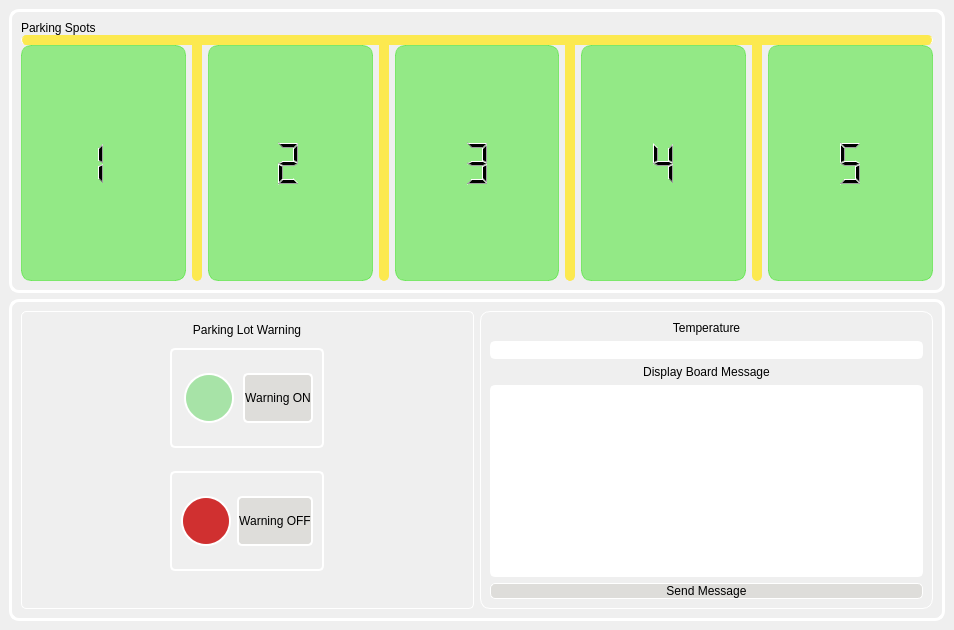
<?xml version="1.0" encoding="UTF-8"?>
<ui version="4.0">
 <class>MainWindow</class>
 <widget class="QMainWindow" name="MainWindow">
  <property name="geometry">
   <rect>
    <x>0</x>
    <y>0</y>
    <width>954</width>
    <height>630</height>
   </rect>
  </property>
  <property name="windowTitle">
   <string>MainWindow</string>
  </property>
  <widget class="QWidget" name="centralwidget">
   <layout class="QVBoxLayout" name="verticalLayout">
    <item>
     <widget class="QFrame" name="parking_spots">
      <property name="sizePolicy">
       <sizepolicy hsizetype="Preferred" vsizetype="Minimum">
        <horstretch>0</horstretch>
        <verstretch>0</verstretch>
       </sizepolicy>
      </property>
      <property name="minimumSize">
       <size>
        <width>0</width>
        <height>0</height>
       </size>
      </property>
      <property name="styleSheet">
       <string notr="true">border-width: 3px;
border-style: solid;
border-color: white;
border-radius: 10px;</string>
      </property>
      <layout class="QVBoxLayout" name="verticalLayout_2">
       <property name="spacing">
        <number>0</number>
       </property>
       <item>
        <widget class="QLabel" name="label_4">
         <property name="styleSheet">
          <string notr="true">border-style: none;</string>
         </property>
         <property name="text">
          <string>Parking Spots</string>
         </property>
        </widget>
       </item>
       <item>
        <widget class="Line" name="line_5">
         <property name="windowModality">
          <enum>Qt::NonModal</enum>
         </property>
         <property name="minimumSize">
          <size>
           <width>0</width>
           <height>10</height>
          </size>
         </property>
         <property name="baseSize">
          <size>
           <width>0</width>
           <height>0</height>
          </size>
         </property>
         <property name="styleSheet">
          <string notr="true">background-color: rgb(252, 233, 79);
border-bottom-color:rgb(252, 233, 79);
border-top-color: rgb(252, 233, 79);
border-width: 1px;
border-style: solid;
border-radius: 5px;
</string>
         </property>
         <property name="frameShadow">
          <enum>QFrame::Plain</enum>
         </property>
         <property name="orientation">
          <enum>Qt::Horizontal</enum>
         </property>
        </widget>
       </item>
       <item>
        <widget class="QWidget" name="widget_3" native="true">
         <property name="styleSheet">
          <string notr="true">border-width:0px;</string>
         </property>
         <layout class="QHBoxLayout" name="horizontalLayout_3">
          <property name="leftMargin">
           <number>0</number>
          </property>
          <property name="topMargin">
           <number>0</number>
          </property>
          <property name="rightMargin">
           <number>0</number>
          </property>
          <property name="bottomMargin">
           <number>0</number>
          </property>
          <item>
           <widget class="QWidget" name="parking_1" native="true">
            <property name="sizePolicy">
             <sizepolicy hsizetype="Preferred" vsizetype="Preferred">
              <horstretch>0</horstretch>
              <verstretch>0</verstretch>
             </sizepolicy>
            </property>
            <property name="contextMenuPolicy">
             <enum>Qt::DefaultContextMenu</enum>
            </property>
            <property name="autoFillBackground">
             <bool>false</bool>
            </property>
            <property name="styleSheet">
             <string notr="true">background-color: rgba(55, 227, 28, 50%);
border-radius: 10px;
border-width: 1px;
border-color:rgba(55, 227, 28, 50%);
</string>
            </property>
            <layout class="QHBoxLayout" name="horizontalLayout_5">
             <item>
              <spacer name="horizontalSpacer_2">
               <property name="orientation">
                <enum>Qt::Horizontal</enum>
               </property>
               <property name="sizeType">
                <enum>QSizePolicy::Preferred</enum>
               </property>
               <property name="sizeHint" stdset="0">
                <size>
                 <width>40</width>
                 <height>20</height>
                </size>
               </property>
              </spacer>
             </item>
             <item>
              <widget class="QLCDNumber" name="p1_lcd">
               <property name="enabled">
                <bool>true</bool>
               </property>
               <property name="sizePolicy">
                <sizepolicy hsizetype="Fixed" vsizetype="MinimumExpanding">
                 <horstretch>0</horstretch>
                 <verstretch>0</verstretch>
                </sizepolicy>
               </property>
               <property name="maximumSize">
                <size>
                 <width>16777215</width>
                 <height>16777215</height>
                </size>
               </property>
               <property name="layoutDirection">
                <enum>Qt::LeftToRight</enum>
               </property>
               <property name="autoFillBackground">
                <bool>false</bool>
               </property>
               <property name="styleSheet">
                <string notr="true">border-style: none;
border-color: none;
background-color: none;</string>
               </property>
               <property name="frameShape">
                <enum>QFrame::NoFrame</enum>
               </property>
               <property name="frameShadow">
                <enum>QFrame::Plain</enum>
               </property>
               <property name="lineWidth">
                <number>1</number>
               </property>
               <property name="midLineWidth">
                <number>0</number>
               </property>
               <property name="smallDecimalPoint">
                <bool>false</bool>
               </property>
               <property name="digitCount">
                <number>1</number>
               </property>
               <property name="segmentStyle">
                <enum>QLCDNumber::Filled</enum>
               </property>
               <property name="value" stdset="0">
                <double>1.000000000000000</double>
               </property>
               <property name="intValue" stdset="0">
                <number>1</number>
               </property>
              </widget>
             </item>
             <item>
              <spacer name="horizontalSpacer">
               <property name="orientation">
                <enum>Qt::Horizontal</enum>
               </property>
               <property name="sizeType">
                <enum>QSizePolicy::Preferred</enum>
               </property>
               <property name="sizeHint" stdset="0">
                <size>
                 <width>60</width>
                 <height>20</height>
                </size>
               </property>
              </spacer>
             </item>
            </layout>
           </widget>
          </item>
          <item>
           <widget class="Line" name="line">
            <property name="windowModality">
             <enum>Qt::NonModal</enum>
            </property>
            <property name="sizePolicy">
             <sizepolicy hsizetype="Fixed" vsizetype="Minimum">
              <horstretch>0</horstretch>
              <verstretch>0</verstretch>
             </sizepolicy>
            </property>
            <property name="minimumSize">
             <size>
              <width>10</width>
              <height>0</height>
             </size>
            </property>
            <property name="styleSheet">
             <string notr="true">background-color: rgb(252, 233, 79);
border-width: 1px;
border-style: solid;
border-color: rgb(252, 233, 79);
border-top-color: rgb(252, 233, 79);
border-bottom-left-radius:  5px;
border-bottom-right-radius: 5px;</string>
            </property>
            <property name="frameShadow">
             <enum>QFrame::Plain</enum>
            </property>
            <property name="orientation">
             <enum>Qt::Vertical</enum>
            </property>
           </widget>
          </item>
          <item>
           <widget class="QWidget" name="parking_2" native="true">
            <property name="sizePolicy">
             <sizepolicy hsizetype="Preferred" vsizetype="Preferred">
              <horstretch>0</horstretch>
              <verstretch>0</verstretch>
             </sizepolicy>
            </property>
            <property name="styleSheet">
             <string notr="true">background-color: rgba(55, 227, 28, 50%);
border-radius: 10px;
border-width: 1px;
border-color:rgba(55, 227, 28, 50%);
</string>
            </property>
            <layout class="QHBoxLayout" name="horizontalLayout_6">
             <item>
              <spacer name="horizontalSpacer_3">
               <property name="orientation">
                <enum>Qt::Horizontal</enum>
               </property>
               <property name="sizeType">
                <enum>QSizePolicy::Preferred</enum>
               </property>
               <property name="sizeHint" stdset="0">
                <size>
                 <width>40</width>
                 <height>20</height>
                </size>
               </property>
              </spacer>
             </item>
             <item>
              <widget class="QLCDNumber" name="p1_lcd_2">
               <property name="enabled">
                <bool>true</bool>
               </property>
               <property name="sizePolicy">
                <sizepolicy hsizetype="Fixed" vsizetype="Minimum">
                 <horstretch>0</horstretch>
                 <verstretch>0</verstretch>
                </sizepolicy>
               </property>
               <property name="layoutDirection">
                <enum>Qt::LeftToRight</enum>
               </property>
               <property name="autoFillBackground">
                <bool>false</bool>
               </property>
               <property name="styleSheet">
                <string notr="true">border-style: none;
border-color: none;
background-color: none;</string>
               </property>
               <property name="frameShape">
                <enum>QFrame::Box</enum>
               </property>
               <property name="frameShadow">
                <enum>QFrame::Plain</enum>
               </property>
               <property name="lineWidth">
                <number>0</number>
               </property>
               <property name="midLineWidth">
                <number>0</number>
               </property>
               <property name="smallDecimalPoint">
                <bool>false</bool>
               </property>
               <property name="digitCount">
                <number>1</number>
               </property>
               <property name="segmentStyle">
                <enum>QLCDNumber::Filled</enum>
               </property>
               <property name="value" stdset="0">
                <double>2.000000000000000</double>
               </property>
               <property name="intValue" stdset="0">
                <number>2</number>
               </property>
              </widget>
             </item>
             <item>
              <spacer name="horizontalSpacer_4">
               <property name="orientation">
                <enum>Qt::Horizontal</enum>
               </property>
               <property name="sizeType">
                <enum>QSizePolicy::Preferred</enum>
               </property>
               <property name="sizeHint" stdset="0">
                <size>
                 <width>45</width>
                 <height>20</height>
                </size>
               </property>
              </spacer>
             </item>
            </layout>
           </widget>
          </item>
          <item>
           <widget class="Line" name="line_2">
            <property name="minimumSize">
             <size>
              <width>10</width>
              <height>0</height>
             </size>
            </property>
            <property name="styleSheet">
             <string notr="true">background-color: rgb(252, 233, 79);
border-width: 1px;
border-style: solid;
border-color: rgb(252, 233, 79);
border-top-color: rgb(252, 233, 79);
border-bottom-left-radius:  5px;
border-bottom-right-radius: 5px;</string>
            </property>
            <property name="orientation">
             <enum>Qt::Vertical</enum>
            </property>
           </widget>
          </item>
          <item>
           <widget class="QWidget" name="parking_3" native="true">
            <property name="styleSheet">
             <string notr="true">background-color: rgba(55, 227, 28, 50%);
border-radius: 10px;
border-width: 1px;
border-color:rgba(55, 227, 28, 50%);
</string>
            </property>
            <layout class="QHBoxLayout" name="horizontalLayout_2">
             <item>
              <spacer name="horizontalSpacer_6">
               <property name="orientation">
                <enum>Qt::Horizontal</enum>
               </property>
               <property name="sizeType">
                <enum>QSizePolicy::Preferred</enum>
               </property>
               <property name="sizeHint" stdset="0">
                <size>
                 <width>40</width>
                 <height>20</height>
                </size>
               </property>
              </spacer>
             </item>
             <item>
              <widget class="QLCDNumber" name="p1_lcd_3">
               <property name="enabled">
                <bool>true</bool>
               </property>
               <property name="sizePolicy">
                <sizepolicy hsizetype="Fixed" vsizetype="Minimum">
                 <horstretch>0</horstretch>
                 <verstretch>0</verstretch>
                </sizepolicy>
               </property>
               <property name="layoutDirection">
                <enum>Qt::LeftToRight</enum>
               </property>
               <property name="autoFillBackground">
                <bool>false</bool>
               </property>
               <property name="styleSheet">
                <string notr="true">border-style: none;
border-color: none;
background-color: none;</string>
               </property>
               <property name="frameShape">
                <enum>QFrame::Box</enum>
               </property>
               <property name="frameShadow">
                <enum>QFrame::Plain</enum>
               </property>
               <property name="lineWidth">
                <number>0</number>
               </property>
               <property name="midLineWidth">
                <number>0</number>
               </property>
               <property name="smallDecimalPoint">
                <bool>false</bool>
               </property>
               <property name="digitCount">
                <number>1</number>
               </property>
               <property name="segmentStyle">
                <enum>QLCDNumber::Filled</enum>
               </property>
               <property name="value" stdset="0">
                <double>3.000000000000000</double>
               </property>
               <property name="intValue" stdset="0">
                <number>3</number>
               </property>
              </widget>
             </item>
             <item>
              <spacer name="horizontalSpacer_5">
               <property name="orientation">
                <enum>Qt::Horizontal</enum>
               </property>
               <property name="sizeType">
                <enum>QSizePolicy::Preferred</enum>
               </property>
               <property name="sizeHint" stdset="0">
                <size>
                 <width>40</width>
                 <height>20</height>
                </size>
               </property>
              </spacer>
             </item>
            </layout>
           </widget>
          </item>
          <item>
           <widget class="Line" name="line_3">
            <property name="minimumSize">
             <size>
              <width>10</width>
              <height>0</height>
             </size>
            </property>
            <property name="styleSheet">
             <string notr="true">background-color: rgb(252, 233, 79);
border-width: 1px;
border-style: solid;
border-color: rgb(252, 233, 79);
border-top-color: rgb(252, 233, 79);
border-bottom-left-radius:  5px;
border-bottom-right-radius: 5px;</string>
            </property>
            <property name="orientation">
             <enum>Qt::Vertical</enum>
            </property>
           </widget>
          </item>
          <item>
           <widget class="QWidget" name="parking_4" native="true">
            <property name="styleSheet">
             <string notr="true">background-color: rgba(55, 227, 28, 50%);
border-radius: 10px;
border-width: 1px;
border-color:rgba(55, 227, 28, 50%);
</string>
            </property>
            <layout class="QHBoxLayout" name="horizontalLayout_7">
             <item>
              <spacer name="horizontalSpacer_8">
               <property name="orientation">
                <enum>Qt::Horizontal</enum>
               </property>
               <property name="sizeType">
                <enum>QSizePolicy::Preferred</enum>
               </property>
               <property name="sizeHint" stdset="0">
                <size>
                 <width>40</width>
                 <height>20</height>
                </size>
               </property>
              </spacer>
             </item>
             <item>
              <widget class="QLCDNumber" name="p1_lcd_4">
               <property name="enabled">
                <bool>true</bool>
               </property>
               <property name="sizePolicy">
                <sizepolicy hsizetype="Fixed" vsizetype="Minimum">
                 <horstretch>0</horstretch>
                 <verstretch>0</verstretch>
                </sizepolicy>
               </property>
               <property name="layoutDirection">
                <enum>Qt::LeftToRight</enum>
               </property>
               <property name="autoFillBackground">
                <bool>false</bool>
               </property>
               <property name="styleSheet">
                <string notr="true">border-style: none;
border-color: none;
background-color: none;</string>
               </property>
               <property name="frameShape">
                <enum>QFrame::Box</enum>
               </property>
               <property name="frameShadow">
                <enum>QFrame::Plain</enum>
               </property>
               <property name="lineWidth">
                <number>0</number>
               </property>
               <property name="midLineWidth">
                <number>0</number>
               </property>
               <property name="smallDecimalPoint">
                <bool>false</bool>
               </property>
               <property name="digitCount">
                <number>1</number>
               </property>
               <property name="segmentStyle">
                <enum>QLCDNumber::Filled</enum>
               </property>
               <property name="value" stdset="0">
                <double>4.000000000000000</double>
               </property>
               <property name="intValue" stdset="0">
                <number>4</number>
               </property>
              </widget>
             </item>
             <item>
              <spacer name="horizontalSpacer_7">
               <property name="orientation">
                <enum>Qt::Horizontal</enum>
               </property>
               <property name="sizeType">
                <enum>QSizePolicy::Preferred</enum>
               </property>
               <property name="sizeHint" stdset="0">
                <size>
                 <width>40</width>
                 <height>20</height>
                </size>
               </property>
              </spacer>
             </item>
            </layout>
           </widget>
          </item>
          <item>
           <widget class="Line" name="line_4">
            <property name="minimumSize">
             <size>
              <width>10</width>
              <height>0</height>
             </size>
            </property>
            <property name="styleSheet">
             <string notr="true">background-color: rgb(252, 233, 79);
border-width: 1px;
border-style: solid;
border-color: rgb(252, 233, 79);
border-top-color: rgb(252, 233, 79);
border-bottom-left-radius:  5px;
border-bottom-right-radius: 5px;</string>
            </property>
            <property name="orientation">
             <enum>Qt::Vertical</enum>
            </property>
           </widget>
          </item>
          <item>
           <widget class="QWidget" name="parking_5" native="true">
            <property name="styleSheet">
             <string notr="true">background-color: rgba(55, 227, 28, 50%);
border-radius: 10px;
border-width: 1px;
border-color:rgba(55, 227, 28, 50%);
</string>
            </property>
            <layout class="QHBoxLayout" name="horizontalLayout_8">
             <item>
              <spacer name="horizontalSpacer_9">
               <property name="orientation">
                <enum>Qt::Horizontal</enum>
               </property>
               <property name="sizeType">
                <enum>QSizePolicy::Preferred</enum>
               </property>
               <property name="sizeHint" stdset="0">
                <size>
                 <width>40</width>
                 <height>20</height>
                </size>
               </property>
              </spacer>
             </item>
             <item>
              <widget class="QLCDNumber" name="p1_lcd_5">
               <property name="enabled">
                <bool>true</bool>
               </property>
               <property name="sizePolicy">
                <sizepolicy hsizetype="Fixed" vsizetype="Minimum">
                 <horstretch>0</horstretch>
                 <verstretch>0</verstretch>
                </sizepolicy>
               </property>
               <property name="layoutDirection">
                <enum>Qt::LeftToRight</enum>
               </property>
               <property name="autoFillBackground">
                <bool>false</bool>
               </property>
               <property name="styleSheet">
                <string notr="true">border-style: none;
border-color: none;
background-color: none;</string>
               </property>
               <property name="frameShape">
                <enum>QFrame::Box</enum>
               </property>
               <property name="frameShadow">
                <enum>QFrame::Plain</enum>
               </property>
               <property name="lineWidth">
                <number>0</number>
               </property>
               <property name="midLineWidth">
                <number>0</number>
               </property>
               <property name="smallDecimalPoint">
                <bool>false</bool>
               </property>
               <property name="digitCount">
                <number>1</number>
               </property>
               <property name="segmentStyle">
                <enum>QLCDNumber::Filled</enum>
               </property>
               <property name="value" stdset="0">
                <double>5.000000000000000</double>
               </property>
               <property name="intValue" stdset="0">
                <number>5</number>
               </property>
              </widget>
             </item>
             <item>
              <spacer name="horizontalSpacer_10">
               <property name="orientation">
                <enum>Qt::Horizontal</enum>
               </property>
               <property name="sizeType">
                <enum>QSizePolicy::Preferred</enum>
               </property>
               <property name="sizeHint" stdset="0">
                <size>
                 <width>40</width>
                 <height>20</height>
                </size>
               </property>
              </spacer>
             </item>
            </layout>
           </widget>
          </item>
         </layout>
        </widget>
       </item>
      </layout>
     </widget>
    </item>
    <item>
     <widget class="QFrame" name="frame_3">
      <property name="styleSheet">
       <string notr="true">border-width: 3px;
border-color: white;
border-style: solid;
border-radius: 10px;</string>
      </property>
      <property name="frameShape">
       <enum>QFrame::Box</enum>
      </property>
      <layout class="QHBoxLayout" name="horizontalLayout">
       <item>
        <widget class="QFrame" name="frame_4">
         <property name="styleSheet">
          <string notr="true">border-radius: 5px;border-style: solid;border-color: white;border-width:1px;</string>
         </property>
         <property name="frameShape">
          <enum>QFrame::WinPanel</enum>
         </property>
         <property name="frameShadow">
          <enum>QFrame::Sunken</enum>
         </property>
         <property name="lineWidth">
          <number>0</number>
         </property>
         <layout class="QHBoxLayout" name="horizontalLayout_10">
          <item>
           <widget class="QGroupBox" name="groupBox">
            <property name="sizePolicy">
             <sizepolicy hsizetype="Maximum" vsizetype="Preferred">
              <horstretch>0</horstretch>
              <verstretch>0</verstretch>
             </sizepolicy>
            </property>
            <property name="layoutDirection">
             <enum>Qt::RightToLeft</enum>
            </property>
            <property name="styleSheet">
             <string notr="true">border-width: 0px</string>
            </property>
            <property name="title">
             <string>Parking Lot Warning</string>
            </property>
            <property name="alignment">
             <set>Qt::AlignBottom|Qt::AlignHCenter</set>
            </property>
            <property name="flat">
             <bool>false</bool>
            </property>
            <property name="checkable">
             <bool>false</bool>
            </property>
            <layout class="QVBoxLayout" name="verticalLayout_8">
             <item>
              <widget class="QFrame" name="frame_2">
               <property name="sizePolicy">
                <sizepolicy hsizetype="Maximum" vsizetype="Maximum">
                 <horstretch>0</horstretch>
                 <verstretch>0</verstretch>
                </sizepolicy>
               </property>
               <property name="minimumSize">
                <size>
                 <width>100</width>
                 <height>100</height>
                </size>
               </property>
               <property name="maximumSize">
                <size>
                 <width>200</width>
                 <height>100</height>
                </size>
               </property>
               <property name="styleSheet">
                <string notr="true">border-radius: 5px;
border-style: solid;
border-color: white;
border-width:2px;
</string>
               </property>
               <property name="frameShape">
                <enum>QFrame::StyledPanel</enum>
               </property>
               <property name="frameShadow">
                <enum>QFrame::Raised</enum>
               </property>
               <layout class="QHBoxLayout" name="horizontalLayout_4">
                <item>
                 <widget class="QPushButton" name="warning_on_button">
                  <property name="sizePolicy">
                   <sizepolicy hsizetype="Preferred" vsizetype="Fixed">
                    <horstretch>0</horstretch>
                    <verstretch>0</verstretch>
                   </sizepolicy>
                  </property>
                  <property name="minimumSize">
                   <size>
                    <width>50</width>
                    <height>10</height>
                   </size>
                  </property>
                  <property name="maximumSize">
                   <size>
                    <width>200</width>
                    <height>50</height>
                   </size>
                  </property>
                  <property name="styleSheet">
                   <string notr="true">QPushButton::hover{background-color: rgb(32, 74, 135);}
QPushButton{background-color:rgb(222, 221, 218);}
QPushButton::checked{background-color:rgb(119, 118, 123);}</string>
                  </property>
                  <property name="text">
                   <string>Warning ON</string>
                  </property>
                  <property name="checkable">
                   <bool>false</bool>
                  </property>
                  <property name="autoExclusive">
                   <bool>true</bool>
                  </property>
                 </widget>
                </item>
                <item alignment="Qt::AlignHCenter|Qt::AlignVCenter">
                 <widget class="QWidget" name="warning_on_light" native="true">
                  <property name="sizePolicy">
                   <sizepolicy hsizetype="Maximum" vsizetype="Maximum">
                    <horstretch>0</horstretch>
                    <verstretch>0</verstretch>
                   </sizepolicy>
                  </property>
                  <property name="minimumSize">
                   <size>
                    <width>50</width>
                    <height>50</height>
                   </size>
                  </property>
                  <property name="maximumSize">
                   <size>
                    <width>100</width>
                    <height>100</height>
                   </size>
                  </property>
                  <property name="styleSheet">
                   <string notr="true">background-color: rgba(0, 200, 0, 30%);
border-radius: 25px;</string>
                  </property>
                  <layout class="QVBoxLayout" name="verticalLayout_3"/>
                 </widget>
                </item>
               </layout>
              </widget>
             </item>
             <item>
              <widget class="QFrame" name="frame_3">
               <property name="sizePolicy">
                <sizepolicy hsizetype="Maximum" vsizetype="Maximum">
                 <horstretch>0</horstretch>
                 <verstretch>0</verstretch>
                </sizepolicy>
               </property>
               <property name="minimumSize">
                <size>
                 <width>100</width>
                 <height>100</height>
                </size>
               </property>
               <property name="maximumSize">
                <size>
                 <width>200</width>
                 <height>100</height>
                </size>
               </property>
               <property name="styleSheet">
                <string notr="true">border-radius: 5px;
border-style: solid;
border-color: white;
border-width:2px;
</string>
               </property>
               <property name="frameShape">
                <enum>QFrame::StyledPanel</enum>
               </property>
               <property name="frameShadow">
                <enum>QFrame::Raised</enum>
               </property>
               <layout class="QHBoxLayout" name="horizontalLayout_9">
                <item>
                 <widget class="QPushButton" name="warning_off_button">
                  <property name="sizePolicy">
                   <sizepolicy hsizetype="Preferred" vsizetype="Fixed">
                    <horstretch>0</horstretch>
                    <verstretch>0</verstretch>
                   </sizepolicy>
                  </property>
                  <property name="minimumSize">
                   <size>
                    <width>50</width>
                    <height>10</height>
                   </size>
                  </property>
                  <property name="maximumSize">
                   <size>
                    <width>200</width>
                    <height>50</height>
                   </size>
                  </property>
                  <property name="styleSheet">
                   <string notr="true">QPushButton::hover{background-color: rgb(32, 74, 135);}
QPushButton{background-color:rgb(222, 221, 218);}
QPushButton::checked{background-color:rgb(119, 118, 123);}</string>
                  </property>
                  <property name="text">
                   <string>Warning OFF</string>
                  </property>
                  <property name="checkable">
                   <bool>false</bool>
                  </property>
                  <property name="checked">
                   <bool>false</bool>
                  </property>
                  <property name="autoExclusive">
                   <bool>true</bool>
                  </property>
                  <property name="default">
                   <bool>false</bool>
                  </property>
                 </widget>
                </item>
                <item alignment="Qt::AlignHCenter|Qt::AlignVCenter">
                 <widget class="QWidget" name="warning_off_light" native="true">
                  <property name="sizePolicy">
                   <sizepolicy hsizetype="Maximum" vsizetype="Maximum">
                    <horstretch>0</horstretch>
                    <verstretch>0</verstretch>
                   </sizepolicy>
                  </property>
                  <property name="minimumSize">
                   <size>
                    <width>50</width>
                    <height>50</height>
                   </size>
                  </property>
                  <property name="maximumSize">
                   <size>
                    <width>100</width>
                    <height>100</height>
                   </size>
                  </property>
                  <property name="styleSheet">
                   <string notr="true">background-color: rgba(200, 0, 0, 80%);
border-radius: 25px;</string>
                  </property>
                 </widget>
                </item>
               </layout>
              </widget>
             </item>
            </layout>
           </widget>
          </item>
         </layout>
        </widget>
       </item>
       <item>
        <widget class="QFrame" name="frame_5">
         <property name="sizePolicy">
          <sizepolicy hsizetype="Fixed" vsizetype="Fixed">
           <horstretch>0</horstretch>
           <verstretch>0</verstretch>
          </sizepolicy>
         </property>
         <property name="maximumSize">
          <size>
           <width>886</width>
           <height>16777215</height>
          </size>
         </property>
         <property name="styleSheet">
          <string notr="true">border-radius: 5px;
border-style: solid;
border-color: white;
border-width:1px;
border-radius: 10px;
</string>
         </property>
         <property name="frameShape">
          <enum>QFrame::StyledPanel</enum>
         </property>
         <property name="frameShadow">
          <enum>QFrame::Raised</enum>
         </property>
         <layout class="QVBoxLayout" name="verticalLayout_4">
          <item>
           <widget class="QLabel" name="label_2">
            <property name="styleSheet">
             <string notr="true">border-width:0px;</string>
            </property>
            <property name="text">
             <string>Temperature</string>
            </property>
            <property name="alignment">
             <set>Qt::AlignCenter</set>
            </property>
           </widget>
          </item>
          <item>
           <widget class="QLabel" name="temperature_textbox">
            <property name="styleSheet">
             <string notr="true">border-radius: 5px;
border-style: solid;
border-color: white;
border-width:2px;
background-color: white;
</string>
            </property>
            <property name="text">
             <string/>
            </property>
           </widget>
          </item>
          <item>
           <widget class="QLabel" name="label_3">
            <property name="styleSheet">
             <string notr="true">border-width:0px;</string>
            </property>
            <property name="text">
             <string>Display Board Message</string>
            </property>
            <property name="alignment">
             <set>Qt::AlignCenter</set>
            </property>
           </widget>
          </item>
          <item>
           <widget class="QTextEdit" name="Display_Board_Message_Box">
            <property name="styleSheet">
             <string notr="true">border-radius: 5px;
border-style: solid;
border-color: white;
border-width:2px;
</string>
            </property>
           </widget>
          </item>
          <item>
           <widget class="QPushButton" name="SendDisplayMessage">
            <property name="styleSheet">
             <string notr="true">QPushButton::hover{background-color: rgb(32, 74, 135);}
QPushButton{background-color:rgb(222, 221, 218);}
QPushButton::checked{background-color:rgb(119, 118, 123);}
QPushButton{border-radius:5px ; border-width: 1px; border-style: solid; border-color: white;}</string>
            </property>
            <property name="text">
             <string>Send Message</string>
            </property>
           </widget>
          </item>
         </layout>
        </widget>
       </item>
      </layout>
     </widget>
    </item>
   </layout>
  </widget>
 </widget>
 <resources/>
 <connections/>
</ui>
